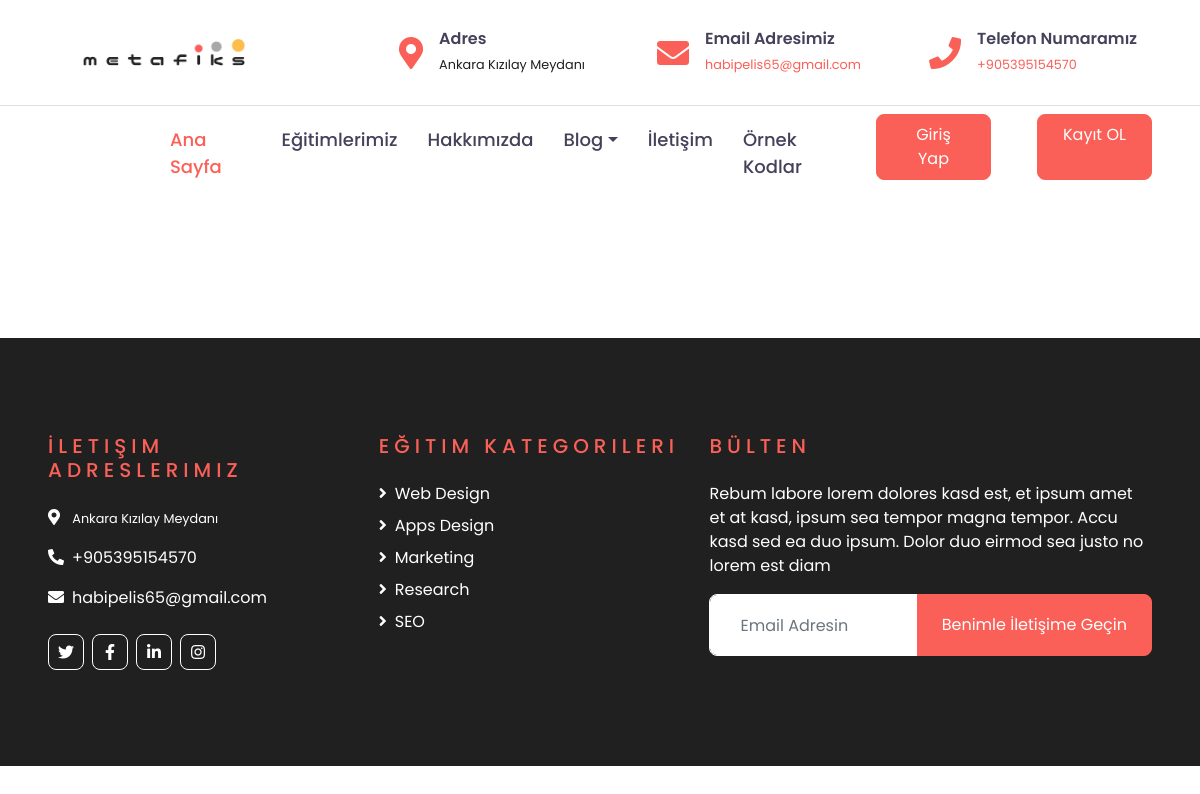
/, run on an earlier commit of the app's database.
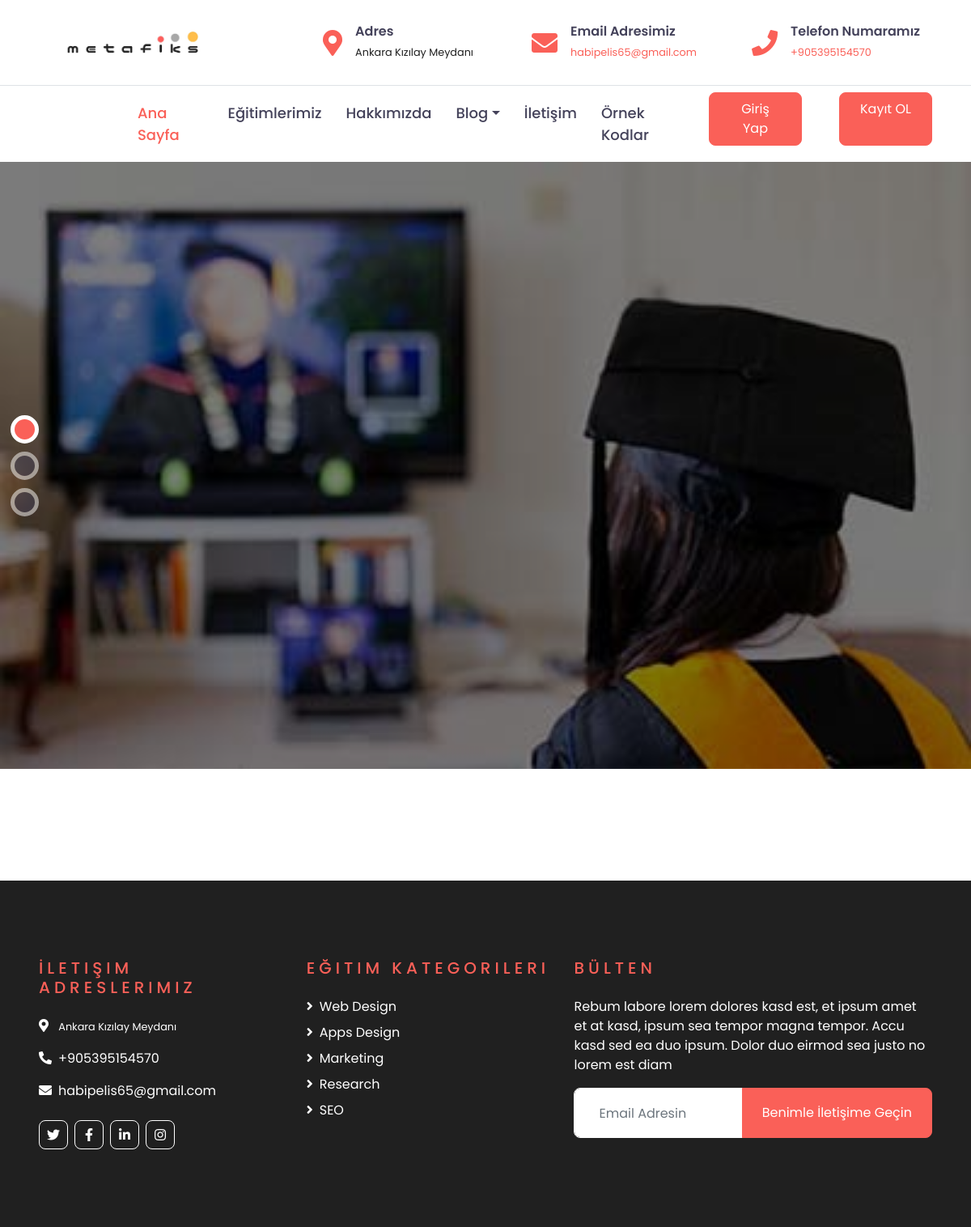
And on a later commit of the database.
### anasayfa/models.py (models this page shows)
class sayfa_logosu(models.Model):
    sayfa_logo = models.FileField(upload_to='logo/',blank = True,null = True,verbose_name="Sayfaya Logo Ekleyin")

class adres(models.Model):
    sirket_adresi = models.CharField(max_length=200)

class email_adres(models.Model):
    sirket_email_adresi = models.EmailField(max_length=200)

class numara(models.Model):
    sirket_numarasi = models.CharField(max_length=11)

class banner(models.Model):
    sayfa_sirasi = models.BigIntegerField(null=True)
    baner_resim = models.FileField(upload_to='banner/',blank = True,verbose_name="Sayfaya resim Ekleyiniz")

### anasayfa/views.py (the view)
# urls.py: path('',anasayfa.anasayfa,name="index")
def anasayfa(request):
    ban = banner.objects.all()[:3]
    content = {"adresler":adresler,"email_adresi":email_adresi,
    "logo":logo,"numara":numaras,"facebook":facebook,"insta":insta,
    "twit":twit,"linkdin":linkdin,"ban":ban}
    return render(request,"home_temps/index.html",content)

### templates/home_temps/index.html (shortened to what this page needs)
{% extends "leyout.html" %}
{% block footer %}
{% include "includes/footer.html" %}
{% endblock footer %}
{% block header %}
    <div class="container-fluid">
        <div class="row border-top px-xl-5">
            <div class="col-lg-1 d-none d-lg-block">
            </div>
            <div class="col-lg-8">
                <nav class="navbar navbar-expand-lg bg-light navbar-light py-3 py-lg-0 px-0">
                    <div class="collapse navbar-collapse justify-content-between" id="navbarCollapse">
                        <div class="navbar-nav py-0">
                            <a href="/" class="nav-item nav-link active">Ana Sayfa</a>
                            <a href="course.html" class="nav-item nav-link">Eğitimlerimiz</a>
                            <a href="about.html" class="nav-item nav-link">Hakkımızda</a>
                            <div class="nav-item dropdown">
                                <a href="#" class="nav-link dropdown-toggle" data-toggle="dropdown">Blog</a>
                            </div>
                            <a href="contact.html" class="nav-item nav-link">İletişim</a>
                            <a href="course.html" class="nav-item nav-link">Örnek Kodlar</a>
                        </div>
                    </div>
                </nav>
            </div>
            <div class="col-lg-3">
                <div class="row mt-2">
                    <a class="btn btn-primary py-2 px-4 ml-auto d-none d-lg-block col-lg-5 " href="">Giriş Yap</a>
                    <span class="col-lg-2"></span>
                    <a class="btn btn-primary py-2 px-4 ml-auto d-none d-lg-block col-lg-5" href="">Kayıt OL</a>
                </div>
            </div>
        </div>
    </div>
{% endblock header %}
    {% block slider %}
    {% include "home_temps/slider.html" %}
    {% endblock slider %}

### templates/leyout.html (shortened to what this page needs)
{% load static  %}
<!DOCTYPE html>
<html lang="en">
<head>
    <link href="https://cdnjs.cloudflare.com/ajax/libs/font-awesome/5.10.0/css/all.min.css" rel="stylesheet">
    <link href="lib/owlcarousel/assets/owl.carousel.min.css" rel="stylesheet">
    <link href="{% static 'css/style.css' %}" rel="stylesheet">
</head>
<body>
    <div class="container-fluid d-none d-lg-block">
        <div class="row align-items-center py-4 px-xl-5">
            <div class="col-lg-3">
                <a href="" class="text-decoration-none">
                    <img src="{{logo.sayfa_logo.url}}" width="200"  alt="Metafiks logosu"  >
                </a>
            </div>
            <div class="col-lg-3 text-right">
                <div class="d-inline-flex align-items-center">
                    <i class="fa fa-2x fa-map-marker-alt text-primary mr-3"></i>
                    <div class="text-left">
                        <h6 class="font-weight-semi-bold mb-1">Adres</h6>
                        <small>{{adresler.sirket_adresi}}</small>
                    </div>
                </div>
            </div>
            <div class="col-lg-3 text-right">
                <div class="d-inline-flex align-items-center">
                    <i class="fa fa-2x fa-envelope text-primary mr-3"></i>
                    <div class="text-left">
                        <h6 class="font-weight-semi-bold mb-1">Email Adresimiz</h6>
                        <a href="mailto:{{email_adresi.sirket_email_adresi}}"><small>{{email_adresi.sirket_email_adresi}}</small></a>
                    </div>
                </div>
            </div>
            <div class="col-lg-3 text-right">
                <div class="d-inline-flex align-items-center">
                    <i class="fa fa-2x fa-phone text-primary mr-3"></i>
                    <div class="text-left">
                        <h6 class="font-weight-semi-bold mb-1">Telefon Numaramız</h6>
                        <a href="tel:+9{{numara.sirket_numarasi}}"><small>+9{{numara.sirket_numarasi}}</small></a>
                    </div>
                </div>
            </div>
        </div>
    </div>
   {% block header %}
   {% endblock header %}
    {% block slider %}
    {% endblock slider %}
    {% block footer %}
    {% endblock footer %}
</body>
</html>

### templates/home_temps/slider.html (shortened to what this page needs)
    <div class="container-fluid p-0 pb-5 mb-5">
        <div id="header-carousel" class="carousel slide carousel-fade" data-ride="carousel">
            <ol class="carousel-indicators">
                <li data-target="#header-carousel" data-slide-to="0" class="active"></li>
                <li data-target="#header-carousel" data-slide-to="1"></li>
                <li data-target="#header-carousel" data-slide-to="2"></li>
            </ol>
            <div class="carousel-inner">
            {% for i in ban %}
                {% if i.sayfa_sirasi == 0 %}
                    <div class="carousel-item active" style="min-height: 300px;">
                    <img class="position-relative w-100" src="{{i.baner_resim}}" style="min-height: 300px; object-fit: cover;">
                    <div class="carousel-caption d-flex align-items-center justify-content-center">
                        <div class="p-5" style="width: 100%; max-width: 900px;">
                        </div>
                    </div>
                </div>
                {% endif %}
            {% endfor %}
            </div>
        </div>
    </div>

### templates/includes/footer.html
    <div class="container-fluid text-white py-5 px-sm-3 px-lg-5" style="margin-top: 90px; background-color: #202020;">
        <div class="row pt-5">
            <div class="col-lg-7 col-md-12">
                <div class="row">
                    <div class="col-md-6 mb-5">
                        <h5 class="text-primary text-uppercase mb-4" style="letter-spacing: 5px;">İletişim Adreslerimiz</h5>
                        <p><i class="fa fa-map-marker-alt mr-2"></i> <small style="color: white;" >{{adresler.sirket_adresi}}</small></p>
                        <p><i class="fa fa-phone-alt mr-2"></i><a style="color: white;" href="tel:+9{{numara.sirket_numarasi}}">+9{{numara.sirket_numarasi}}</a></p>
                        <p><i class="fa fa-envelope mr-2"></i><a style="color: white;" href="mailto:{{email_adresi.sirket_email_adresi}}">{{email_adresi.sirket_email_adresi}}</a></p>
                        <div class="d-flex justify-content-start mt-4">
                            <a class="btn btn-outline-light btn-square mr-2" href="{{twit.link}}"><i class="fab fa-twitter"></i></a>
                            <a class="btn btn-outline-light btn-square mr-2" href="{{facebook.link}}"><i class="fab fa-facebook-f"></i></a>
                            <a class="btn btn-outline-light btn-square mr-2" href="{{linkdin.link}}"><i class="fab fa-linkedin-in"></i></a>
                            <a class="btn btn-outline-light btn-square" href="{{insta.link}}"><i class="fab fa-instagram"></i></a>
                        </div>
                    </div>
                    <div class="col-md-6 mb-5">
                        <h5 class="text-primary text-uppercase mb-4" style="letter-spacing: 5px;">Eğitim Kategorileri</h5>
                        <div class="d-flex flex-column justify-content-start">
                            <a class="text-white mb-2" href="#"><i class="fa fa-angle-right mr-2"></i>Web Design</a>
                            <a class="text-white mb-2" href="#"><i class="fa fa-angle-right mr-2"></i>Apps Design</a>
                            <a class="text-white mb-2" href="#"><i class="fa fa-angle-right mr-2"></i>Marketing</a>
                            <a class="text-white mb-2" href="#"><i class="fa fa-angle-right mr-2"></i>Research</a>
                            <a class="text-white" href="#"><i class="fa fa-angle-right mr-2"></i>SEO</a>
                        </div>
                    </div>
                </div>
            </div>
            <div class="col-lg-5 col-md-12 mb-5">
                <h5 class="text-primary text-uppercase mb-4" style="letter-spacing: 5px;">Bülten</h5>
                <p>Rebum labore lorem dolores kasd est, et ipsum amet et at kasd, ipsum sea tempor magna tempor. Accu kasd sed ea duo ipsum. Dolor duo eirmod sea justo no lorem est diam</p>
                <div class="w-100">
                        <form class="input-group" >
                        <input type="email" class="form-control border-light" style="padding: 30px;" placeholder="Email Adresin">
                        <div class="input-group-append">
                            <button type="submit" class="btn btn-primary px-4">Benimle İletişime Geçin</button>
                        </div>
                        </form>
                </div>
            </div>
        </div>
    </div>

What changed in the data, as far as the page shows it:
added banner: baner_resim (picture)
